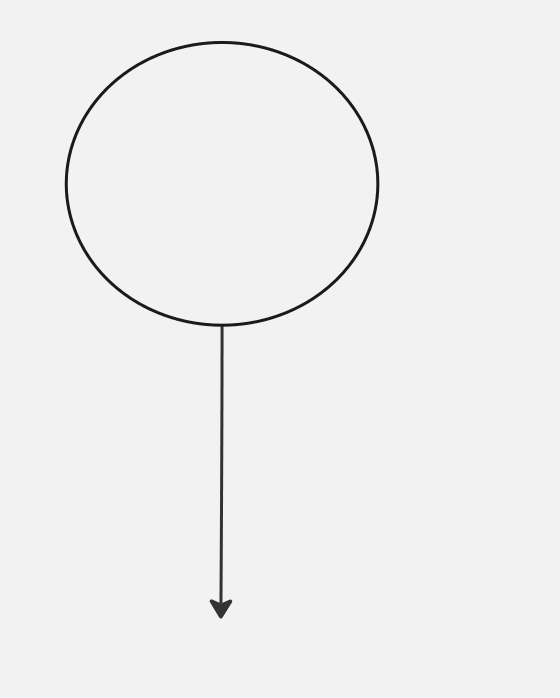
#> input picture circles-navigation/images/circles_test5.jpg, 1119 x 1395 px (shown at 1/2 size)
$ python test.py
#> lines starting #> are read from the running program, lines starting #| are printed output that depends on the picture; after the words box and inside, x2 and y2 are one past the last pixel; in counts of white or black regions, pixels touching at a corner belong together
### circles-navigation/src/detection/circles_detector.py
import cv2
import numpy as np
from color_correct import correct

DELTA_X_THRESHOLD = 10
DELTA_Y_THRESHOLD = 10
STOP_RATIO_THRESHOLD = 0.8

class CirclesDetector:
    def __init__(self):
        pass

    def detect(self, frame: np.ndarray, color_correct: bool = False) -> tuple[int, np.ndarray]:
        '''
        Detect circles in a frame.
        Input:
            frame: the frame(BGR format)
            color_correct: whether to perform color correction on the image
        Returns:
            (int, np.ndarray): the number of circles detected and the circles themselves if any
            The circles are represented as a numpy array of shape (n, 3) where n is the number of circles detected,
            and each circle is represented as a list of 3 elements: (x, y, r) where x and y are the coordinates of the center of the circle and r is the radius of the circle
        '''

        # Perform color correction if necessary
        if color_correct:
            frame = correct(frame)

        # Convert the frame to grayscale
        frame = cv2.cvtColor(frame, cv2.COLOR_BGR2GRAY)

        # Apply median blur to the frame
        frame = cv2.medianBlur(frame, 9)

        # Detect circles in the image using the Hough Circles method
        circles = cv2.HoughCircles(
            frame,
            cv2.HOUGH_GRADIENT,
            dp=1,
            minDist=230,
            param1=50,
            param2=10,
            minRadius=1,
            maxRadius=350,
        )

        # Check if any circles were detected
        if circles is not None:
            # Convert the (x, y, r) coordinates to integers
            circles = np.uint16(np.around(circles))
            # Return the number of circles detected and the circles themselves
            return (len(circles[0]), circles[0])
        else:
            # Return 0 if no circles were detected
            return (0, None)

    def draw_circles(self, frame: np.ndarray, circles: np.ndarray) -> np.ndarray:
        '''
        Draw circles on a frame.
        Input:
            frame: the frame(BGR format)
            circles: the circles to draw
        Returns:
            np.ndarray: the frame with the circles drawn on it(BGR format)
        '''

        # Make a copy of the frame
        output = frame.copy()

        # Draw the circles on the output frame
        if circles is not None:
            for circle in circles:
                # Extract the coordinates and radius of the circle
                x, y, r = circle
                # Draw the circle
                cv2.circle(output, (x, y), r, (0, 255, 0), 2)
                # Draw a small circle (of radius 1) to show the center.
                cv2.circle(output, (x, y), 1, (0, 0, 255), 3)

        return output

    def sort_circles(self, frame_area: int, circles: np.ndarray) -> list[tuple[np.ndarray, float]]:
        '''
        Sort circles based on the ratio of the bounding box area to the frame area.
        Input:
            frame_area: the area of the frame
            circles: the circles to sort
        Returns:
            list: the sorted circles along with the ratio of the bounding box area to the frame area
        '''

        # Calculate the area of the bounding box for each circle and compute the ratio of the bounding box area to the frame area
        circles_ratios = []
        for circle in circles:
            _, _, r = circle
            # The bounding box is a square with side length equal to the diameter of the circle
            bounding_box_area = (2 * r) ** 2
            # The ratio is the bounding box area divided by the frame area
            ratio = bounding_box_area / frame_area
            # Append the circle and the ratio to the list
            circles_ratios.append((circle, ratio))

        # Sort circles based on the ratio
        circles_sorted = sorted(
            circles_ratios, key=lambda x: x[1], reverse=True)

        return circles_sorted

    def identify_circles_orientation(self, frame: np.ndarray, color_correct: bool = False) -> tuple[str, str]:
        '''
        Identify the orientation of the circles in the frame.
        Input:
            frame: the frame(BGR format)
            color_correct: whether to perform color correction on the image
        Returns:
            if no circles are detected, returns "no circles detected"
            if less than 3 circles are detected, returns "not enough circles detected"
            if more than 3 circles are detected, returns "too many circles detected"
            otherwise, returns a tuple[str, str]: the directions to go after passing the first and second circles respectively
        '''

        # Detect circles in the frame
        num_circles, circles = self.detect(frame, color_correct)

        # Check the number of circles detected
        if num_circles == 0:
            return "no circles detected"
        elif num_circles < 3:
            return "not enough circles detected"
        elif num_circles > 3:
            return "too many circles detected"
        else:
            # Sort the circles based on the ratio of the bounding box area to the frame area
            circles_sorted = self.sort_circles(
                frame.shape[0] * frame.shape[1], circles)

            # Extract only the circles from the sorted list
            sorted_circles = [circle for circle, _ in circles_sorted]

            # Find the positions of the circles along the x-axis
            x_positions = [circle[0] for circle in sorted_circles]

            # Determine the direction to go after passing the closest circle
            if x_positions[0] < x_positions[1]:
                direction_after_first_circle = "right"
            else:
                direction_after_first_circle = "left"

            # Determine the direction to go after passing the second circle
            if x_positions[1] < x_positions[2]:
                direction_after_second_circle = "right"
            else:
                direction_after_second_circle = "left"

            return (direction_after_first_circle, direction_after_second_circle)

    def determine_direction(self, frame: np.ndarray, color_correct: bool = False) -> tuple[int, int, bool]:
        '''
        Determine the direction to move based on the position of the closest circle in the frame.
        Input:
            frame: the frame(BGR format)
            color_correct: whether to perform color correction on the image
        Returns:
            if no circles are detected, returns "no circles detected"
            otherwise, returns a tuple[int, int, bool]: the horizontal and vertical distances between the circle center and the image center, the direction to move in, and a boolean indicating whether to stop
            the stop is triggered when the circle is close to the center and the ratio of the bounding box area to the frame area is greater than or equal to STOP_RATIO_THRESHOLD
        '''

        # Detect circles in the frame
        num_circles, circles = self.detect(frame, color_correct)

        # Check if any circles were detected
        if num_circles == 0:
            return "no circles detected"

        # Get the closest circle
        if num_circles != 1:
            # Sort the circles based on the ratio of the bounding box area to the frame area
            circles_sorted = self.sort_circles(
                frame.shape[0] * frame.shape[1], circles)
            # Extract the closest circle from the sorted list
            closest_circle = circles_sorted[0][0]
        else:
            closest_circle = circles[0]

        # Get the center of the closest circle
        circle_center = (closest_circle[0], closest_circle[1])

        # Get the radius of the closest circle
        r = closest_circle[2]

        # Calculate the area of the frame
        frame_area = frame.shape[0] * frame.shape[1]

        # Calculate the area of the bounding box for the circle
        bounding_box_area = (2 * r) ** 2

        # Calculate the ratio of the bounding box area to the frame area
        ratio = bounding_box_area / frame_area

        # Get the center of the image
        frame_center = (frame.shape[1] // 2, frame.shape[0] // 2)

        # Calculate the horizontal and vertical distances between the circle center and the image center
        delta_x = circle_center[0] - frame_center[0]
        delta_y = circle_center[1] - frame_center[1]

        # Check if the circle is close to the center
        if np.abs(delta_x) <= DELTA_X_THRESHOLD and np.abs(delta_y) <= DELTA_Y_THRESHOLD:
            # Check if the circle is close to the center in both directions
            if ratio >= STOP_RATIO_THRESHOLD:
                return (delta_x, delta_y, True)
        return (delta_x, delta_y, False)

### circles-navigation/src/detection/test.py
from circles_detector import CirclesDetector
import cv2

detector = CirclesDetector()
frame = cv2.imread("../../images/circles_test5.jpg")
#> frame is the input picture: shape (1395, 1119, 3); min 14, max 254, mean 239.9
num_circles, circles = detector.detect(frame, color_correct=False)
#> in detect, `circles = cv2.HoughCircles( frame, cv2.HOUGH_GRADIENT, dp=1, minDist=2..`: circles = [[489.5, 367.5, 268.4], [176.5, 851.5, 269.7], [753.5, 833.5, 307.9], [267.5, 298.5, 121.1], [327.5, 1138.5, 150.5], [319.5, 524.5, 95.1], [565.5, 1145.5, 126.8], [854.5, 18.5, 243.8], [661.5, 209.5, 35.1], [713.5, 560.5, 34.4]]
#> in detect, `circles = np.uint16(np.around(circles))`: circles = [[490, 368, 268], [176, 852, 270], [754, 834, 308], [268, 298, 121], [328, 1138, 150], [320, 524, 95], [566, 1146, 127], [854, 18, 244], [662, 210, 35], [714, 560, 34]]
#> num_circles = 10
frame = detector.draw_circles(frame, circles)
#> the loop in draw_circles, `for circle in circles:` made 10 passes
#> after the loop in draw_circles, `for circle in circles:`:
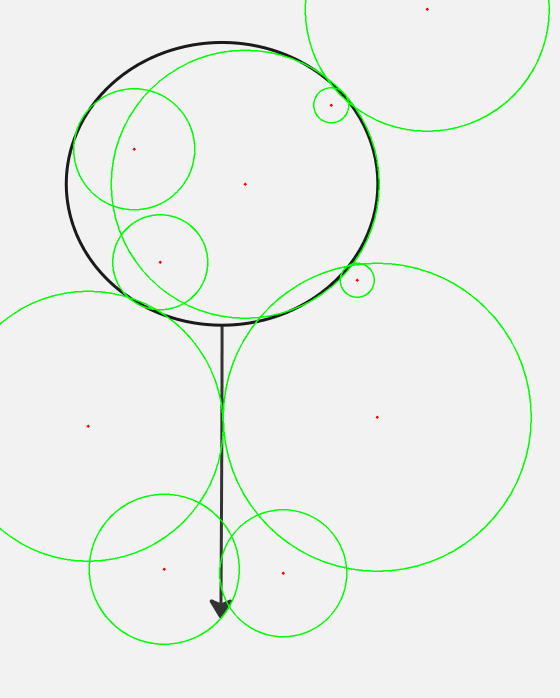
#> output: shape (1395, 1119, 3) (shown at 1/2 size); 1.75% of pixels changed, all inside (x1, y1, x2, y2) = (0, 0, 1100, 1290)
print(detector.identify_circles_orientation(frame, color_correct=False))
#> call 2 of detect, with color_correct = False
#> in detect (call 2), `frame = cv2.cvtColor(frame, cv2.COLOR_BGR2GRAY)`:
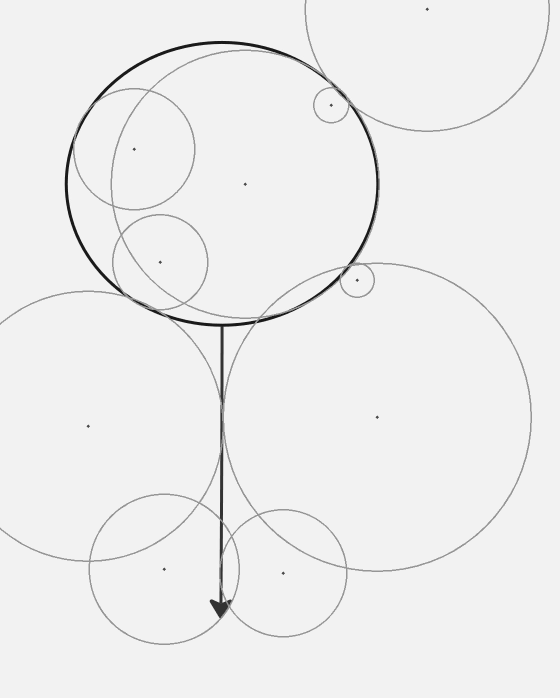
#> frame: shape (1395, 1119) (shown at 1/2 size); min 14, max 253, mean 238.7
#> in detect (call 2), `circles = cv2.HoughCircles( frame, cv2.HOUGH_GRADIENT, dp=1, minDist=2..`: circles = 13 rows, first 8: [489.5, 367.5, 269.9], [774.5, 900.5, 335.1], [181.5, 791.5, 267.6], [254.5, 292.5, 108], [307.5, 516.5, 88.8], [175.5, 1077.5, 269.8], [750.5, 657.5, 128.4], [549.5, 1148.5, 112.6]
#> in detect (call 2), `circles = np.uint16(np.around(circles))`: circles = 13 rows, first 8: [490, 368, 270], [774, 900, 335], [182, 792, 268], [254, 292, 108], [308, 516, 89], [176, 1078, 270], [750, 658, 128], [550, 1148, 113]
#> in identify_circles_orientation, `num_circles, circles = self.detect(frame, color_correct)`: num_circles = 13
#| too many circles detected
print(detector.sort_circles(frame.shape[0] * frame.shape[1], circles))
#> the loop in sort_circles, `for circle in circles:` made 10 passes
#> (circle, r, bounding_box_area, ratio) on passes 1 to 10: ([490, 368, 268], 268, 287296, 0.184), ([176, 852, 270], 270, 291600, 0.187), ([754, 834, 308], 308, 379456, 0.243), ([268, 298, 121], 121, 58564, 0.0375), ([328, 1138, 150], 150, 90000, 0.0577), ([320, 524, 95], 95, 36100, 0.0231), ([566, 1146, 127], 127, 64516, 0.0413), ([854, 18, 244], 244, 238144, 0.153), ([662, 210, 35], 35, 4900, 0.00314), ([714, 560, 34], 34, 4624, 0.00296)
#> after the loop in sort_circles, `for circle in circles:`: circles_ratios = 10 items, first 6: ([490, 368, 268], 0.184), ([176, 852, 270], 0.187), ([754, 834, 308], 0.243), ([268, 298, 121], 0.0375), ([328, 1138, 150], 0.0577), ([320, 524, 95], 0.0231)
#> in sort_circles, `circles_sorted = sorted( circles_ratios, key=lambda x: x[1], reverse=T..`: circles_sorted = 10 items, first 6: ([754, 834, 308], 0.243), ([176, 852, 270], 0.187), ([490, 368, 268], 0.184), ([854, 18, 244], 0.153), ([328, 1138, 150], 0.0577), ([566, 1146, 127], 0.0413)
#> (printed output is left out)
print(detector.determine_direction(frame, color_correct=False))
#> in detect (call 3), `circles = cv2.HoughCircles( frame, cv2.HOUGH_GRADIENT, dp=1, minDist=2..`: circles = 13 rows, first 8: [489.5, 367.5, 269.9], [774.5, 900.5, 335.1], [181.5, 791.5, 267.6], [254.5, 292.5, 108], [307.5, 516.5, 88.8], [175.5, 1077.5, 269.8], [750.5, 657.5, 128.4], [549.5, 1148.5, 112.6]
#> in detect (call 3), `circles = np.uint16(np.around(circles))`: circles = 13 rows, first 8: [490, 368, 270], [774, 900, 335], [182, 792, 268], [254, 292, 108], [308, 516, 89], [176, 1078, 270], [750, 658, 128], [550, 1148, 113]
#> in determine_direction, `num_circles, circles = self.detect(frame, color_correct)`: num_circles = 13
#> the loop in sort_circles (call 2), `for circle in circles:` made 13 passes
#> (circle, r, bounding_box_area, ratio) on passes 1 to 12: ([490, 368, 270], 270, 291600, 0.187), ([774, 900, 335], 335, 448900, 0.288), ([182, 792, 268], 268, 287296, 0.184), ([254, 292, 108], 108, 46656, 0.0299), ([308, 516, 89], 89, 31684, 0.0203), ([176, 1078, 270], 270, 291600, 0.187), ([750, 658, 128], 128, 65536, 0.042), ([550, 1148, 113], 113, 51076, 0.0327), ([754, 106, 113], 113, 51076, 0.0327), ([116, 100, 127], 127, 64516, 0.0413), ([510, 780, 70], 70, 19600, 0.0126), ([716, 408, 40], 40, 6400, 0.0041)
#> in determine_direction, `circles_sorted = self.sort_circles( frame.shape[0] * frame.shape[1], c..`: circles_sorted = 13 items, first 6: ([774, 900, 335], 0.288), ([490, 368, 270], 0.187), ([176, 1078, 270], 0.187), ([182, 792, 268], 0.184), ([750, 658, 128], 0.042), ([116, 100, 127], 0.0413)
#> in determine_direction, `closest_circle = circles_sorted[0][0]`: closest_circle = [774, 900, 335]
#> in determine_direction, `circle_center = (closest_circle[0], closest_circle[1])`: circle_center = (774, 900)
#> in determine_direction, `r = closest_circle[2]`: r = 335
#> in determine_direction, `bounding_box_area = (2 * r) ** 2`: bounding_box_area = 448900
#> in determine_direction, `ratio = bounding_box_area / frame_area`: ratio = 0.288
#> in determine_direction, `delta_x = circle_center[0] - frame_center[0]`: delta_x = 215
#> in determine_direction, `delta_y = circle_center[1] - frame_center[1]`: delta_y = 203
#| (215, 203, False)
cv2.imshow("frame", frame)
cv2.waitKey(0)
cv2.destroyAllWindows()
